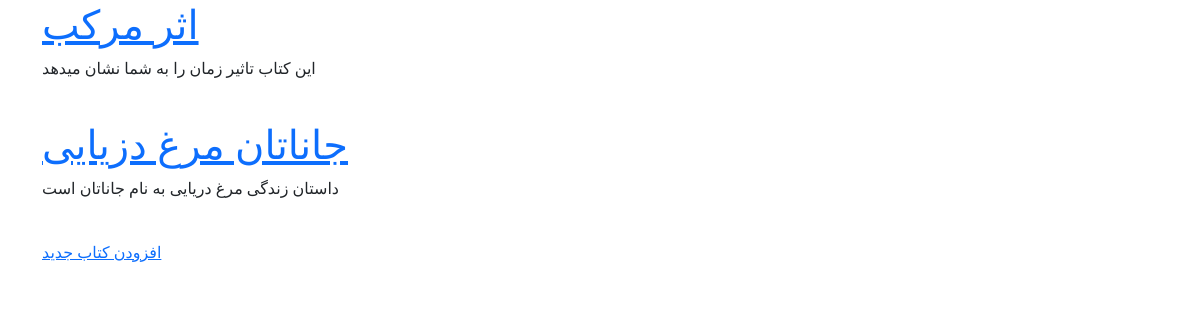
/books/, run on an earlier commit of the app's database.
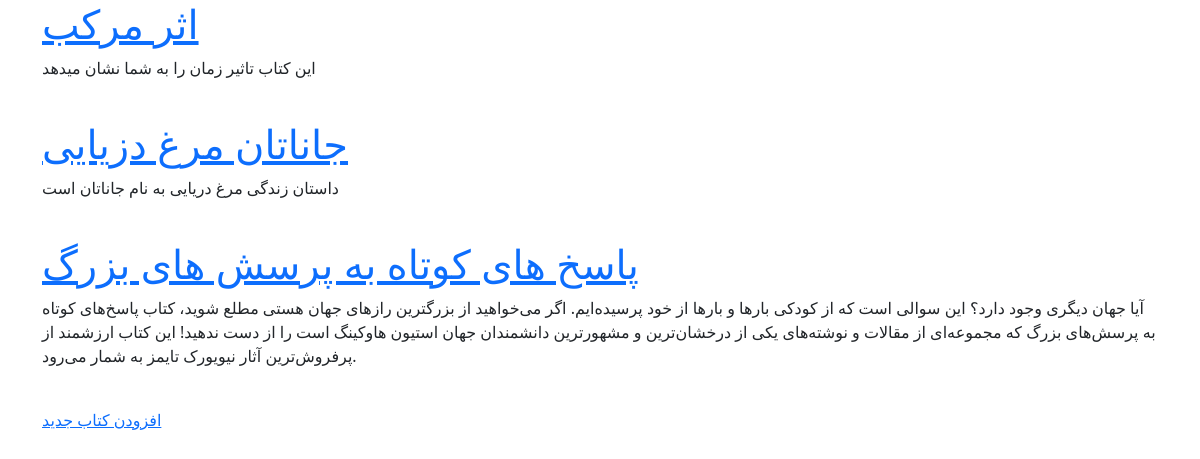
And on a later commit of the database.
### books/models.py (models this page shows, shortened)
class Book(models.Model):
    title = models.CharField(max_length=200)
    author = models.CharField(max_length=200)
    content = models.TextField()
    price = models.DecimalField(max_digits=5, decimal_places=2)
    def get_absolute_url(self):
        return reverse('book_detail',args=[self.id])

### books/views.py (the view)
# urls.py: path('', views.BookListView.as_view(), name='book_list'),
class BookListView(generic.ListView):
    model = Book
    template_name = 'books/book_list.html'
    context_object_name = 'books'

### books/templates/books/book_list.html (shortened to what this page needs)
{% extends '_base.html' %}
{% block content %}
    {% for book in books %}
        <a href="{{ book.get_absolute_url }}"><h1>{{ book.title }}</h1></a>
        <p>{{ book.content }}</p>
        <br>
    {% endfor %}
    <a href="{% url 'book_create' %}">افزودن کتاب جدید</a>
{% endblock %}

### templates/_base.html (shortened to what this page needs)
<!doctype html>
<html lang="en">
<head>
    <link href="https://cdn.jsdelivr.net/npm/bootstrap@5.1.3/dist/css/bootstrap.min.css" rel="stylesheet"
>
</head>
<body>
   <div class="container">
        {% block content %}{% endblock %}
   </div>
</body>
</html>

What changed in the data, as far as the page shows it:
added Book: title "پاسخ های کوتاه به پرسش های بزرگ", content "آیا جهان دیگری وجود دارد؟ این سوالی است که از کودکی بارها و بارها از خود پرسیده‌ایم. اگر می‌خواهید از بزرگترین رازهای جهان هستی مطلع شوید، کتاب پاسخ‌های کوتاه به پرسش‌های بزرگ که مجموعه‌ای از مقالات و نوشته‌های یکی از درخشان‌ترین و مشهورترین دانشمندان جهان استیون هاوکینگ است را از دست ندهید! این کتاب ارزشمند از پرفروش‌ترین آثار نیویورک تایمز به شمار می‌رود."
